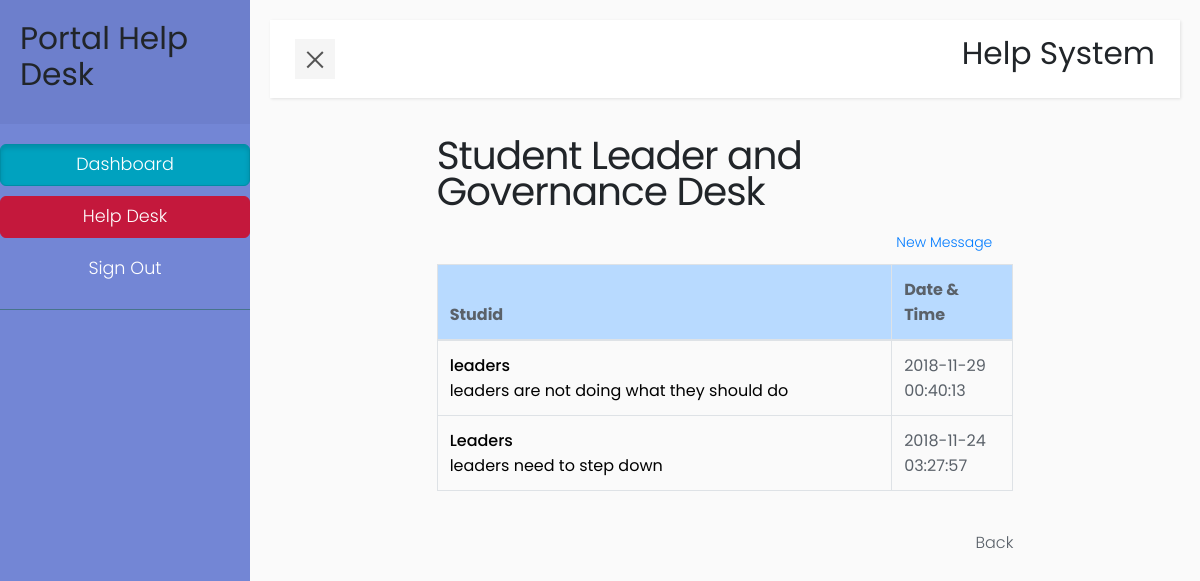
The app's page /pages/page_message/res_message.php?id=Student Leader and Governance with its own data.
### tables this page shows
CREATE TABLE `chatdb` (
  `id` int(11) NOT NULL,
  `studid` varchar(25) NOT NULL,
  `subject` char(40) NOT NULL,
  `message_sent` text NOT NULL,
  `message_reply_id` int(11) NOT NULL DEFAULT '0',
  `topic` text NOT NULL,
  `activity` timestamp NOT NULL DEFAULT CURRENT_TIMESTAMP
);

### pages/page_message/res_message.php (the view, shortened to what this page needs)
<body>
	<?php
	include 'nav.php';
	 ?>
       <div class="container">
       <div  class="row">
       	<div class="col-md-2"></div>
       	<div class="col-md-8">
       	<h2><?php
       	$subject = $_GET['id'];
       	 echo $subject; ?> Desk</h2>
			<button type="button" class="btn btn-link float-right" data-toggle="modal" data-target="#myModal">
			  New Message
			</button>
			<table class="table table-bordered table-hover">
				<thead>
					<tr class="table-primary" >
						<th width="75%">Studid</th>
						<th width="20%">Date & Time</th>
					</tr>
				</thead>
				<?php
				$subject = $_GET['id'];
				$sql1 = "SELECT * FROM chatdb WHERE subject = '$subject' AND studid ='ps/csc/14'AND message_reply_id = '0' ORDER BY activity DESC";
				  $row = mysqli_query($dbcon, $sql1);
				 ?>
				<tbody>
					<?php while($message_topic = mysqli_fetch_assoc($row)): ?>
					<tr>
						<td><a style="color: black;" href="../residential_page.php?id=<?php echo $message_topic['id'];?>"> <b><?php echo $message_topic['topic']; ?></b> <br> <?php echo $message_topic['message_sent']; ?></a></td>
						<td><?php echo $message_topic['activity']; ?></td>
					</tr>
					<?php endwhile; ?>
				</tbody>
			</table>
			<br>
			<div style="text-align: right;">
				<a href="../../index.php">Back</a>
			</div>
			</div>
			</div>
			<div class="col-md-2"></div>
		</div>
	</div>
	<?php
   include 'footer.php';
    ?>

### css/style5.css (style rules this page uses)
body { font-family: 'Poppins', sans-serif; background: #fafafa; }
a, a:hover, a:focus { color: inherit; text-decoration: none; transition: all 0.3s; }

### pages/page_message/nav.php (style rules this page uses)
body { position: relative; }

### records on screen
chatdb: topic "leaders", message_sent "leaders are not doing what they should do", activity "2018-11-29 00:40:13"
chatdb: topic "Leaders", message_sent "leaders need to step down", activity "2018-11-24 03:27:57"

### other values on screen
$subject "Student Leader and Governance"
